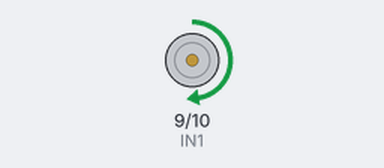
A sketch run on a simulated Arduino Uno, built with avr-gcc and run on an emulated ATmega328P. Shown: motor-driver pin pairs drawn as motors (green arrow = first pin HIGH = forward, orange = second pin HIGH = backward, longer = more drive, scaled by the enable pin).

Above: at 5.5 s.
At 16.5 s:
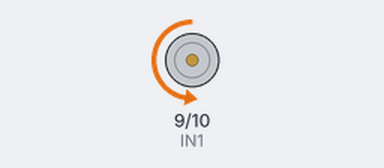
Timing chart, 0 to 28.6 s (numbered marks = the images above):
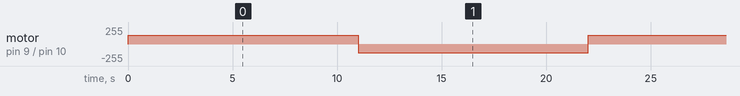

The sketch:

main.ino
```cpp
// IN1 & IN2 control the direction of the motor
// Must be set to opposite values HIGH vs LOW
#define IN1 9
#define IN2 10

// ENABLE1 controls the speed of the motor
// Must be connected to an analog/PWM pin
#define ENABLE1 11

#define FORWARD 0
#define BACKWARD 1

int count = 0;
uint8_t currDir = FORWARD;
void setup() {
    pinMode(IN1, OUTPUT);
    pinMode(IN2, OUTPUT);
    pinMode(ENABLE1, OUTPUT);

    setDirection(currDir);
    setSpeed(128);
}

// Spin one direction for about 10 secs, then change to spin the opposite
// direction for about 10 secs.
void loop() {
    if (count > 10) {
        currDir = !currDir;
        setSpeed(0);
        setDirection(currDir);
        setSpeed(128);
        count = 0;
    } else {
        count++;
        delay(1000);
    }
}

void setSpeed(uint8_t speed) {
    analogWrite(ENABLE1, speed);
}

void setDirection(uint8_t direction) {
    switch (direction) {
    case FORWARD:
        digitalWrite(IN1, HIGH);
        digitalWrite(IN2, LOW);
        break;
    case BACKWARD:
        digitalWrite(IN1, LOW);
        digitalWrite(IN2, HIGH);
        break;
    }
}
```

Measured:
- by itself, motor on pin 9 (IN1) / pin 10 (IN2): alternates forward 128/255 for 11.0 s and backward 128/255 for 11.0 s
